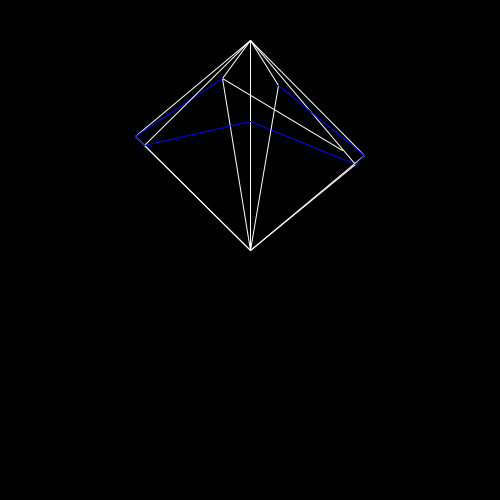
Frame 1 (no input)
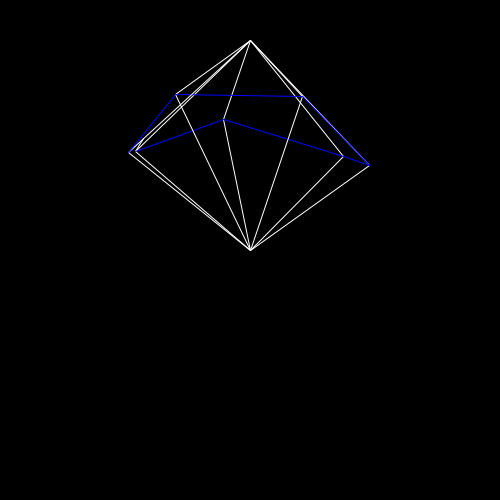
Frame 60 (the mouse pressed at the canvas centre just before this capture)
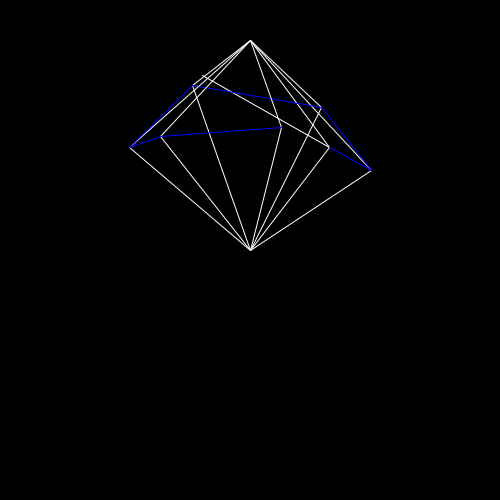
Frame 120 (the mouse held since frame 60 and released just before this capture)

The Processing sketch that drew these frames (run headless with seeded random() and noise(); from frame 60 on, the mouse is pressed at the canvas centre):

// Processing sketch: RefiningDiamondAgain
// ── RefiningDiamondAgain.pde
float t = 0;
float theta = 0;
float r = 150;
int amount = (int) 8;

float px, py;

void setup() {
  size(500, 500);

  noFill();
  strokeWeight(1);
  stroke(255, 120);
}

void draw() {
  background(0);

  int MIN = -amount/2;
  int MAX = amount/2;

  float sb = 1.02; // space between?

  float w = 0.3; // 0.2 is default

  float fX = 0; // first X
  float fY = 0; // first Y

  for (int i = MIN; i <= MAX; i++) {
    theta = -1.57+PI*sin(t+i/sb)*w;
    float x = r*cos(theta);
    float y = r*sin(theta)+.2*(x-px);
    if (i != MIN && i!= MAX) {
      stroke(255);
      line(width/2, height/2, width/2+x, height/2+y); // base to points
      line(width/2+x, height/2+y, width/2, 40); // tip to points
      if (i != MIN+1) { 
        stroke(0, 0, 255);
        line(width/2+x, height/2+y, width/2+px, height/2+py); // point to point
      } else {
        line(width/2+x, height/2+y, width/2+fX, height/2+fY);
      }
    } else {
      fX = x;
      fY = y;
    }
    px = x;
    py = y;
  }

  t+=0.03;
}

void keyPressed() {
  if (key == 'P') {
    noLoop();
  }
}
